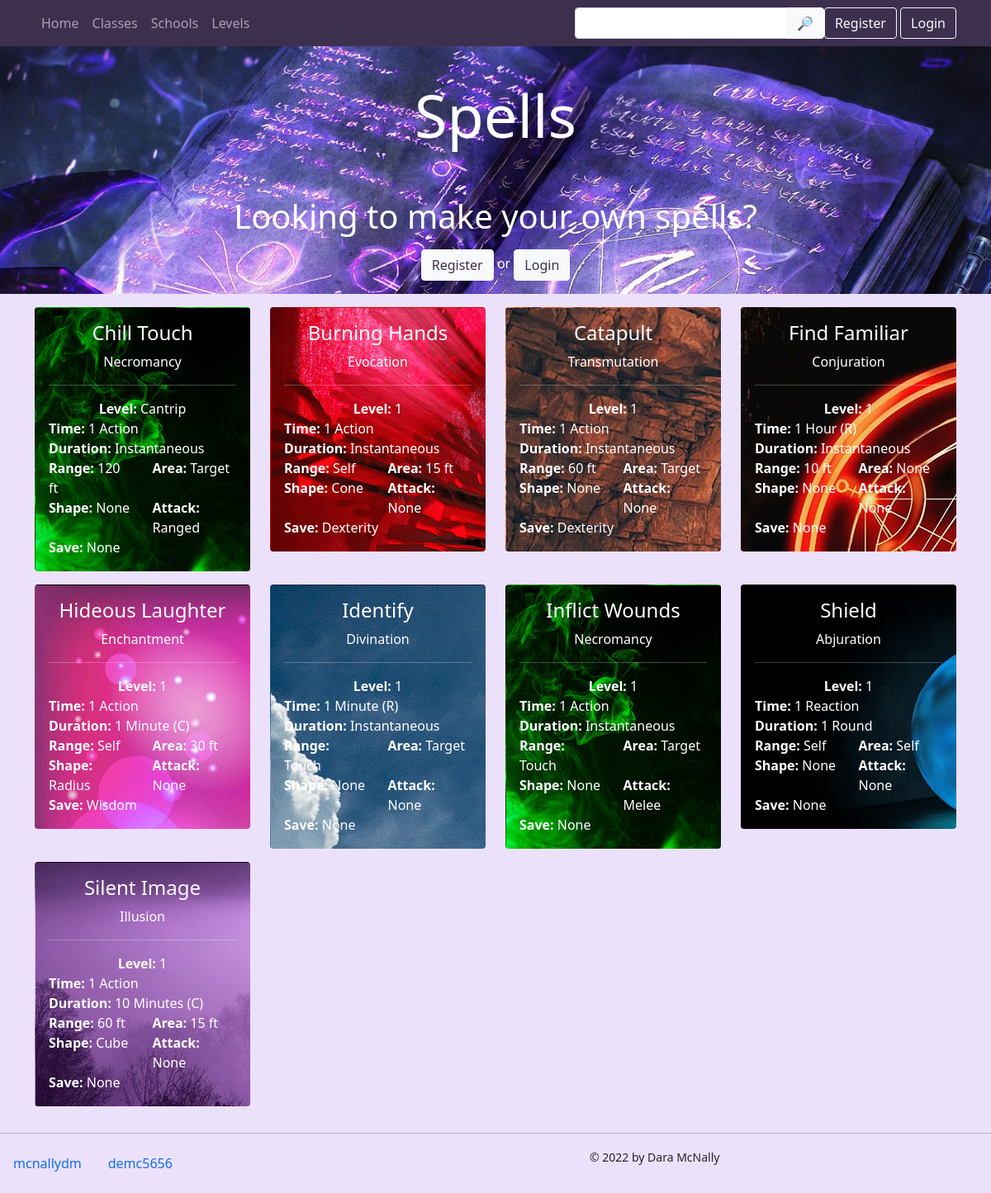
The page / on the database its author committed.
### app/models.py (models this page shows, shortened)
class Spell(models.Model):
    name = models.CharField(max_length=40)
    level = models.IntegerField(help_text = "Enter 0 for cantrips")
    school = models.ForeignKey(School, related_name="spell", on_delete=models.CASCADE)
    range = models.CharField(max_length=20, default="Touch")
    area = models.CharField(max_length=30, default="Target")
    AREA_TYPES = [
        ("None", "None"),
        ("Radius", "Radius"),
        ("Cube", "Cube"),
        ("Sphere", "Sphere"),
        ("Cylinder", "Cylinder"),
        ("Cone", "Cone")
        ]
    area_shape = models.CharField(max_length=20, choices=AREA_TYPES, default="None")
    ATTACK_TYPES = [
        ("None", "None"),
        ("Melee", "Melee Spell Attack"),
        ("Ranged", "Ranged Spell Attack")
    ]
    SAVE_TYPES = [
        ("None", "None"),
        ("Dexterity", "Dexterity Save"),
        ("Strength", "Strength Save"),
        ("Constitution", "Constitution Save"),
        ("Intelligence", "Intelligence Save"),
        ("Wisdom", "Wisdom Save"),
        ("Charisma", "Charisma Save")
    ]
    attack = models.CharField(max_length=30, choices=ATTACK_TYPES, default="None")
    saving_throw = models.CharField(max_length=30, choices=SAVE_TYPES, default="None")
    casting_time = models.CharField(max_length=20, default="None")
    ritual = models.BooleanField(default=False)
    duration = models.CharField(max_length=20, default="None")
    concentration = models.BooleanField()
    components = models.ManyToManyField(Component, related_name="spell", blank=True)
    materials = models.TextField(max_length=500, default="None")
    damage_type = models.ManyToManyField(DamageType, related_name="spell", blank=True)
    effects = models.ManyToManyField(Effect, blank=True)
    description = models.TextField(max_length=4000, default="No description provided.")
    upcasting = models.TextField(max_length=1000, default="No additional effects when upcast.")
    char_class = models.ManyToManyField(CharacterClass, related_name="spell", blank=True)
    creator = models.ForeignKey(Profile, related_name="created_spells", blank=True, on_delete=models.CASCADE)

class School(models.Model):
    name = models.CharField(max_length=30, blank=True)

### app/views.py (the view)
# urls.py: path('', views.index, name="index"),
def index(request):
    og = Profile.objects.get(id=1)
    spells = Spell.objects.filter(creator=og)
    results = spells.order_by('level', 'name')
    faves=[]
    try:
        curr_user = Profile.objects.get(user=request.user)
        faves = Rating.objects.filter(player=curr_user).filter(favorite=True)
    except:
        pass
    return render(request, 'index.html', {
        "v_spells" : results,
        "v_faves": faves,
        "v_classes" : CharacterClass.objects.all().order_by('name'),
        "v_schools" : School.objects.all(),
        "v_levels" : [0, 1, 2, 3, 4, 5, 6, 7, 8, 9]
    })

### app/templates/index.html (shortened to what this page needs)
{% extends "base.html" %}
{% block content %}
    <div class="row">
        {% for spell in v_spells %}
            <div class="col-md-6 col-lg-3">
                <div class="card mb-3"
                    {% if spell.school.name != "" %}
                        style="border-color: transparent; background-image: url( '/static/img/{{spell.school.name}}.jpg' ); color: white;"
                    {% else %}
                        style="color: black;"
                    {% endif %}
                >
                    <div class="card-body">
                        <a href="{% url 'spell_detail' spell.id spell.name %}" style="text-decoration: none;">
                            <h4 class="card-title text-center"
                            {% if spell.school.name != "" %}
                                style="color: white;"
                            {% else %}
                            style="color: black;"
                            {% endif %}
                            >{{spell.name}}</h4>
                        </a>
                        <div class="text-center">{{ spell.school.name }}</div>
                        <hr>
                        <div class="card-text">
                            <div class="row">
                                <div class="col-12 text-center">
                                    <strong>Level: </strong>
                                    {% if spell.level == 0 %}
                                        Cantrip
                                    {% else %}
                                        {{spell.level}}
                                    {% endif %}
                                </div>
                                <div class="col-12"><strong>Time: </strong>{{spell.casting_time}}
                                    {% if spell.ritual %}
                                        (R)
                                    {% endif %}
                                </div>
                                <div class="col-12"><strong>Duration: </strong>{{spell.duration}}
                                    {% if spell.concentration %}
                                        (C)
                                    {% endif %}
                                </div>
                                <div class="col-6"><strong>Range: </strong>{{spell.range}}</div>
                                <div class="col-6"><strong>Area: </strong>{{spell.area}}</div>
                                <div class="col-6"><strong>Shape: </strong>{{spell.area_shape}}</div>
                                <div class="col-6"><strong>Attack: </strong>{{spell.attack}}</div>
                                <div class="col-12"><strong>Save: </strong>{{spell.saving_throw}}</div>
                            </div>
                        </div>
                    </div>
                </div>
            </div>
        {% endfor %}
    </div>
{% endblock %}

### app/static/css/custom.css (style rules this page uses)
.dark-bg { background-color: #ece1fa; }
.card { border-color: transparent; }

### app/templates/base.html (style rules this page uses)
body { position: relative; }

### rows shown on the page
Spell: school.name (picture), name "Chill Touch", school.name "Necromancy", level "Cantrip", casting_time "1 Action", duration "Instantaneous", range "120 ft", area "Target", area_shape "None", attack "Ranged", saving_throw "None"
Spell: school.name (picture), name "Burning Hands", school.name "Evocation", level "1", casting_time "1 Action", duration "Instantaneous", range "Self", area "15 ft", area_shape "Cone", attack "None", saving_throw "Dexterity"
Spell: school.name (picture), name "Catapult", school.name "Transmutation", level "1", casting_time "1 Action", duration "Instantaneous", range "60 ft", area "Target", area_shape "None", attack "None", saving_throw "Dexterity"
Spell: school.name (picture), name "Find Familiar", school.name "Conjuration", level "1", casting_time "1 Hour", ritual "(R)", duration "Instantaneous", range "10 ft", area "None", area_shape "None", attack "None", saving_throw "None"
Spell: school.name (picture), name "Hideous Laughter", school.name "Enchantment", level "1", casting_time "1 Action", duration "1 Minute", concentration "(C)", range "Self", area "30 ft", area_shape "Radius", attack "None", saving_throw "Wisdom"
Spell: school.name (picture), name "Identify", school.name "Divination", level "1", casting_time "1 Minute", ritual "(R)", duration "Instantaneous", range "Touch", area "Target", area_shape "None", attack "None", saving_throw "None"
Spell: school.name (picture), name "Inflict Wounds", school.name "Necromancy", level "1", casting_time "1 Action", duration "Instantaneous", range "Touch", area "Target", area_shape "None", attack "Melee", saving_throw "None"
Spell: school.name (picture), name "Shield", school.name "Abjuration", level "1", casting_time "1 Reaction", duration "1 Round", range "Self", area "Self", area_shape "None", attack "None", saving_throw "None"
Spell: school.name (picture), name "Silent Image", school.name "Illusion", level "1", casting_time "1 Action", duration "10 Minutes", concentration "(C)", range "60 ft", area "15 ft", area_shape "Cube", attack "None", saving_throw "None"
